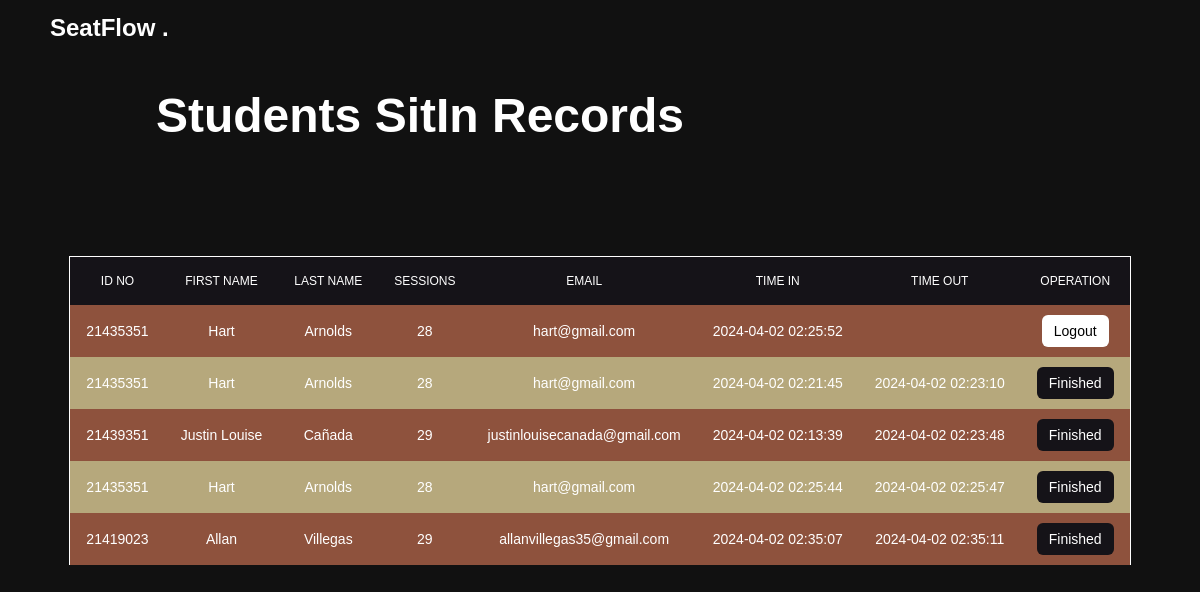
Page /admin/Admin_Tbl.php (signed in) on the committed database.
### tables this page shows
CREATE TABLE `sessions` (
  `session_id` int(11) NOT NULL,
  `student_id` int(11) NOT NULL,
  `time_out` datetime DEFAULT NULL,
  `time_in` datetime NOT NULL DEFAULT current_timestamp(),
  `laboratory` varchar(254) NOT NULL,
  `purpose` varchar(254) NOT NULL
);

CREATE TABLE `student` (
  `id` int(11) NOT NULL,
  `idnum` int(100) NOT NULL,
  `firstname` varchar(100) NOT NULL,
  `middlename` varchar(100) NOT NULL,
  `lastname` varchar(100) NOT NULL,
  `age` int(100) NOT NULL,
  `gender` varchar(100) NOT NULL,
  `email` varchar(100) NOT NULL,
  `address` varchar(100) NOT NULL,
  `password` varchar(100) NOT NULL,
  `sessions` int(11) NOT NULL DEFAULT 30
);

### admin/Admin_Tbl.php (the view, shortened to what this page needs)
<?php
@include 'config.php';
$students= [];
$query = "SELECT * FROM sessions INNER JOIN student ON student.id = sessions.student_id ORDER BY time_out asc";
$result = $conn->query($query);
if ($result->num_rows > 0) {
    while($row = $result->fetch_assoc()) {
        $students[] = $row;
    }
}
?>
<!DOCTYPE html>
<html lang="en">
<head>
    <script src="https://cdn.tailwindcss.com"></script>
   <link rel="stylesheet" href="../css/dashboard_admin.css">
</head>
<body>
<header>
    <nav class="navbar">
        <a href="./" class="img">SeatFlow <span>.</span></a>
    </nav>
</header>
<div class="container1">
 <table class="mt-5 w-full text-sm text-left rtl:text-right text-white rounded-md  ">
                <thead class="text-xs bg-[#151318] border border-white  uppercase border-b-0">
                    <tr>
                        <th class="border px-4 py-4 font-medium border-none text-center font-bold">ID NO
                        </th>
                        <th class="border px-4 py-4 font-medium border-none  text-center">FIRST NAME</th>
                        <th class="border px-4 py-4 font-medium border-none  text-center">LAST NAME</th>
                        <th class="border px-4 py-4 font-medium border-none  text-center">SESSIONS</th>
                        <th class="border px-4 py-4 font-medium border-none  text-center">EMAIL</th>
                        <th class="border px-4 py-4 font-medium border-none  text-center">TIME IN</th>
                        <th class="border px-4 py-4 font-medium border-none  text-center">TIME OUT</th>
                        <th class="border px-4 py-4 font-medium border-none  text-center">Operation</th>
                    </tr>
                </thead>
                <tbody id="tbody" class="relative">
                <?php
            foreach ($students as $student) {
                   echo '<tr class="odd:bg-[#8e523d] bg-[#b6a87c] border-r border-l border-white">
                                <td class="border px-4 py-4 border-none text-center text-xs md:text-sm text-white">'.$student['idnum'].'</td>
                                <td class="border px-4 py-4 border-none text-center text-xs md:text-sm text-white">'.$student['firstname'].'</td>
                                <td class="border px-4 py-4 border-none text-center text-xs md:text-sm text-white">'.$student['lastname'].'</td>
                                <td class="border px-4 py-4 border-none text-center text-xs md:text-sm text-white">'.$student['sessions'].'</td>
                                <td class="border px-4 py-4 border-none text-center text-xs md:text-sm text-white">'.$student['email'].'</td>
                                <td class="border px-4 py-4 border-none text-center text-xs md:text-sm text-white">'.$student['time_in'].'</td>
                                <td class="border px-4 py-4 border-none text-center text-xs md:text-sm text-white">'.$student['time_out'].'</td>
                                <td class="border px-4 py-4 border-none text-center text-xs md:text-sm text-white">' . ($student['time_out'] !== null ? '<span href="#" class="text-white  bg-[#151318] px-3 p-2 rounded-md">Finished</span>' : '<a href="./timeout.php?id='.$student['id'].'&s_id='.$student['session_id'].'" class=" bg-white text-black px-3 p-2 rounded-md">Logout</a>') . '</td></tr>';
                }
            ?>
                </tbody>
            </table>
   <div class="content">
      <p class="welcome-text">Students SitIn Records</p>
   </div>
</div>
</body>
</html>

### css/dashboard_admin.css (style rules this page uses)
* { font-family: 'Poppins', sans-serif; margin:0; padding:0; box-sizing: border-box; outline: none; border:none; text-decoration: none; }
body { display: flex; justify-content: center; align-items: center; min-height: 100vh; background: #111; transition: 0.5s; }
header { position: fixed; top: 0; left: 0; width: 100%; padding: 10px; }
header .navbar { display: flex; align-items: center; max-width: 2000px; margin: 0 auto; justify-content: space-between; }
.navbar a { color: white; text-decoration: none; font-size: 1.5rem; font-weight: bold; transition: 1s ease; }
p { position: fixed; top: 10%; left: 35%; transform: translateX(-50%); z-index: 1000; color: white; font-size: 3rem; font-weight: bold; }
header .navbar { display: flex; align-items: center; max-width: 1100px; margin: 0 auto; justify-content: space-between; }

### rows in the picture
sessions: student.idnum "21435351", student.firstname "Hart", student.lastname "Arnolds", student.sessions "28", student.email "hart@gmail.com", time_in "2024-04-02 02:25:52"
sessions: student.idnum "21435351", student.firstname "Hart", student.lastname "Arnolds", student.sessions "28", student.email "hart@gmail.com", time_in "2024-04-02 02:21:45", time_out "2024-04-02 02:23:10", shows "Finished"
sessions: student.idnum "21439351", student.firstname "Justin Louise", student.lastname "Cañada", student.sessions "29", student.email "justinlouisecanada@gmail.com", time_in "2024-04-02 02:13:39", time_out "2024-04-02 02:23:48", shows "Finished"
sessions: student.idnum "21435351", student.firstname "Hart", student.lastname "Arnolds", student.sessions "28", student.email "hart@gmail.com", time_in "2024-04-02 02:25:44", time_out "2024-04-02 02:25:47", shows "Finished"
sessions: student.idnum "21419023", student.firstname "Allan", student.lastname "Villegas", student.sessions "29", student.email "allanvillegas35@gmail.com", time_in "2024-04-02 02:35:07", time_out "2024-04-02 02:35:11", shows "Finished"
